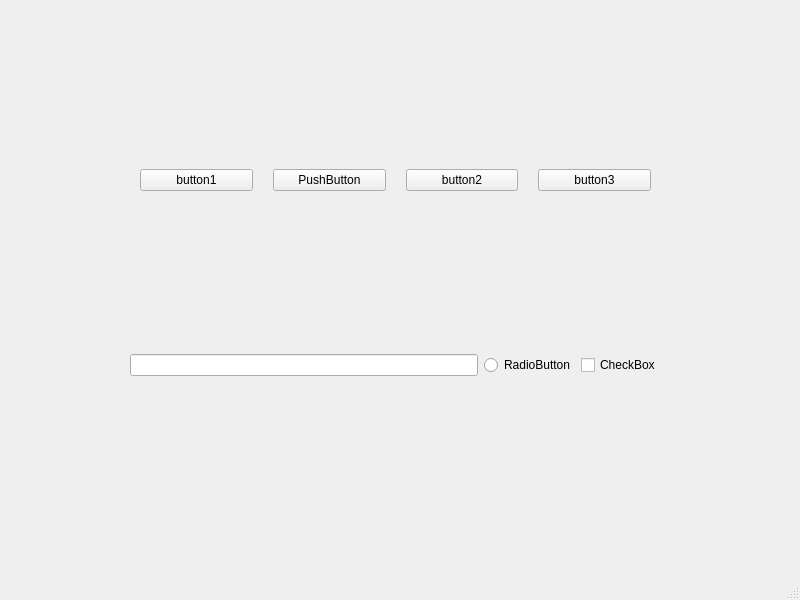
<?xml version="1.0" encoding="UTF-8"?>
<ui version="4.0">
 <class>MainWindow</class>
 <widget class="QMainWindow" name="MainWindow">
  <property name="geometry">
   <rect>
    <x>0</x>
    <y>0</y>
    <width>800</width>
    <height>600</height>
   </rect>
  </property>
  <property name="windowTitle">
   <string>MainWindow</string>
  </property>
  <widget class="QWidget" name="centralwidget">
   <widget class="QWidget" name="horizontalLayoutWidget">
    <property name="geometry">
     <rect>
      <x>130</x>
      <y>280</y>
      <width>531</width>
      <height>171</height>
     </rect>
    </property>
    <layout class="QHBoxLayout" name="horizontalLayout_2">
     <item>
      <widget class="QLineEdit" name="lineEdit"/>
     </item>
     <item>
      <widget class="QRadioButton" name="radioButton">
       <property name="text">
        <string>RadioButton</string>
       </property>
      </widget>
     </item>
     <item>
      <widget class="QCheckBox" name="checkBox">
       <property name="text">
        <string>CheckBox</string>
       </property>
      </widget>
     </item>
    </layout>
   </widget>
   <widget class="QWidget" name="">
    <property name="geometry">
     <rect>
      <x>140</x>
      <y>110</y>
      <width>511</width>
      <height>141</height>
     </rect>
    </property>
    <layout class="QHBoxLayout" name="horizontalLayout">
     <property name="spacing">
      <number>20</number>
     </property>
     <item>
      <widget class="QPushButton" name="pushButton">
       <property name="text">
        <string>button1</string>
       </property>
      </widget>
     </item>
     <item>
      <widget class="QPushButton" name="pushButton_4">
       <property name="text">
        <string>PushButton</string>
       </property>
      </widget>
     </item>
     <item>
      <widget class="QPushButton" name="pushButton_2">
       <property name="text">
        <string>button2</string>
       </property>
      </widget>
     </item>
     <item>
      <widget class="QPushButton" name="pushButton_3">
       <property name="text">
        <string>button3</string>
       </property>
      </widget>
     </item>
    </layout>
   </widget>
  </widget>
  <widget class="QMenuBar" name="menubar">
   <property name="geometry">
    <rect>
     <x>0</x>
     <y>0</y>
     <width>800</width>
     <height>25</height>
    </rect>
   </property>
  </widget>
  <widget class="QStatusBar" name="statusbar"/>
 </widget>
 <resources/>
 <connections/>
</ui>
